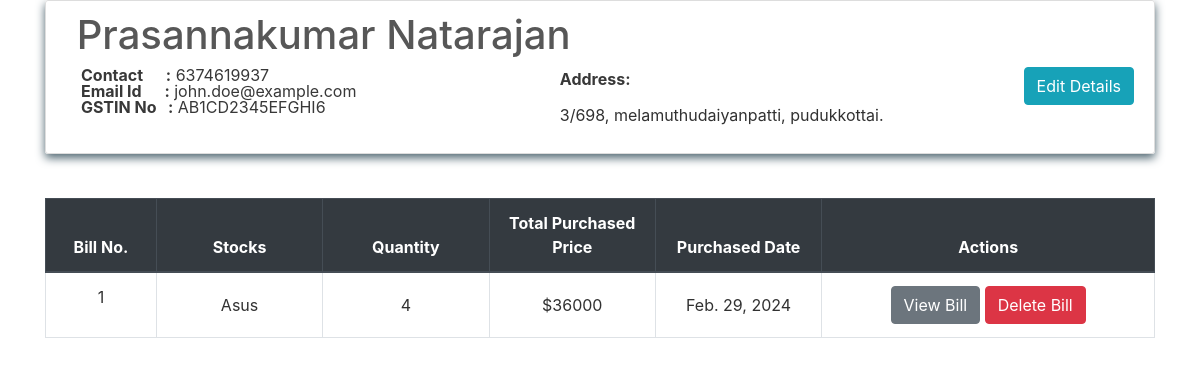
The page /transactions/suppliers/Prasannakumar Natarajan on the database its author committed.
### transactions/models.py (models this page shows, shortened)
class Supplier(models.Model):
    id = models.AutoField(primary_key=True)
    name = models.CharField(max_length=150)
    phone = models.CharField(max_length=12, unique=True)
    address = models.CharField(max_length=200)
    email = models.EmailField(max_length=254, unique=True)
    gstin = models.CharField(max_length=15, unique=True)
    is_deleted = models.BooleanField(default=False)

class PurchaseBill(models.Model):
    billno = models.AutoField(primary_key=True)
    time = models.DateTimeField(auto_now=True)
    supplier = models.ForeignKey(Supplier, on_delete=models.CASCADE, related_name='purchasesupplier')
    def get_items_list(self):
        return PurchaseItem.objects.filter(billno=self)
    def get_total_price(self):
        purchaseitems = PurchaseItem.objects.filter(billno=self)
        total = 0
        for item in purchaseitems:
            total += item.totalprice
        return total

class PurchaseItem(models.Model):
    billno = models.ForeignKey(PurchaseBill, on_delete=models.CASCADE, related_name='purchasebillno')
    stock = models.ForeignKey(Stock, on_delete=models.CASCADE, related_name='purchaseitem')
    quantity = models.IntegerField(default=1)
    perprice = models.IntegerField(default=1)
    totalprice = models.IntegerField(default=1)

### inventory/models.py (models this page shows, shortened)
class Stock(models.Model):
    id = models.AutoField(primary_key=True)
    name = models.CharField(max_length=30)
    sub_category = models.CharField(max_length=30, blank=True)  # Allow blank for non-mandatory sub_category
    quantity = models.IntegerField(default=1)
    cost = models.DecimalField(max_digits=10, decimal_places=2)
    is_deleted = models.BooleanField(default=False)
    is_selected = models.BooleanField(default=False)
    total_sales_value = models.IntegerField(default=0)
    reorder_point = models.IntegerField(default=0)
    class Meta:
        unique_together = ('name', 'sub_category')

### transactions/views.py (the view)
# urls.py: path('suppliers/<name>', views.SupplierView.as_view(), name='supplier'),
class SupplierView(View):
    def get(self, request, name):
        supplierobj = get_object_or_404(Supplier, name=name)
        bill_list = PurchaseBill.objects.filter(supplier=supplierobj)
        page = request.GET.get('page', 1)
        paginator = Paginator(bill_list, 10)
        try:
            bills = paginator.page(page)
        except PageNotAnInteger:
            bills = paginator.page(1)
        except EmptyPage:
            bills = paginator.page(paginator.num_pages)
        context = {
            'supplier'  : supplierobj,
            'bills'     : bills
        }
        return render(request, 'suppliers/supplier.html', context)

### transactions/templates/suppliers/supplier.html (shortened to what this page needs)
{% extends "base.html" %}
{% block content %}
    <div class="content-section">
        <div class="media">
            <div class="media-body">
                <h2 style="color:#575757;" class="account-heading">&nbsp;{{ supplier.name }}</h2>
                <a href="{% url 'edit-supplier' supplier.pk %}" class="btn btn-info" style="float: right;">Edit Details</a>
                <div class="row">
                    <div class="col-md-6">
                        <p class="fal">
                            <b>Contact &nbsp; &nbsp;&nbsp; :</b> {{ supplier.phone }} <br>
                            <b>Email Id &nbsp;&nbsp;&nbsp;&nbsp; :</b> {{ supplier.email }} <br>
                            <b>GSTIN No &nbsp; :</b> {{ supplier.gstin }} <br>
                        </p>
                    </div>
                    <div class="col-md-6">
                        <p class="fal">
                            <b>Address:</b> <br> {{ supplier.address|linebreaks }}
                        </p>
                    </div>
                </div>
            </div>
        </div>
    </div>
    <table class="table table-css table-hover table-bordered">
        <br>
        <thead class="thead-dark align-middle">
            <tr>
                <th width="10%">Bill No.</th>
                <th width="15%">Stocks</th>
                <th width="15%">Quantity</th>
                <th width="15%">Total Purchased Price</th>
                <th width="15%">Purchased Date</th>
                <th width="30%">Actions</th>
            </tr>
        </thead>
        <tbody>
            {% for purchase in bills %}
            <tr>
                <td class="align-middle"> <p>{{ purchase.billno }}</p> </td>
                <td class="align-middle">{% for item in purchase.get_items_list %} {{ item.stock.name }} <br> {% endfor %}</td>
                <td class="align-middle">{% for item in purchase.get_items_list %} {{ item.quantity }} <br> {% endfor %}</td>
                <td class="align-middle">${{ purchase.get_total_price }}</td>
                <td class="align-middle">{{ purchase.time.date }}</td>
                <td class="align-middle"> <a href="{% url 'purchase-bill' purchase.billno %}" class="btn btn-secondary">View Bill</a> <a href="{% url 'delete-purchase' purchase.pk %}" class="btn btn-danger">Delete Bill</a> </td>
            </tr>
            {% endfor %}
        </tbody>
    </table>
</div>
{% endblock content %}

### homepage/static/css/main.css (style rules this page uses)
body, html { height: 100%; }
.fal { color: #383838; }
p { color: rgb(49, 49, 49); }
a { color: #55b159; }
.table-css { color: #313131; }
h1, h2, h3, h4, h5, h6 { color: #ffffff; }
.content-section { background: transparent; box-shadow: 0 4px 10px #4e6570; color: rgb(36, 36, 36); padding: 10px 20px; border: 1px solid #dddddd; border-radius: 3px; margin-bottom: 20px; }
.account-heading { font-size: 2.5rem; }
.align-middle { text-align: center; }

### rows shown on the page
Supplier: name "Prasannakumar Natarajan", phone "6374619937", email "john.doe@example.com", gstin "AB1CD2345EFGHI6", address "3/698, melamuthudaiyanpatti, pudukkottai."
PurchaseBill: billno "1", get_total_price "36000", time "Feb. 29, 2024"
PurchaseItem: stock.name "Asus", quantity "4"
